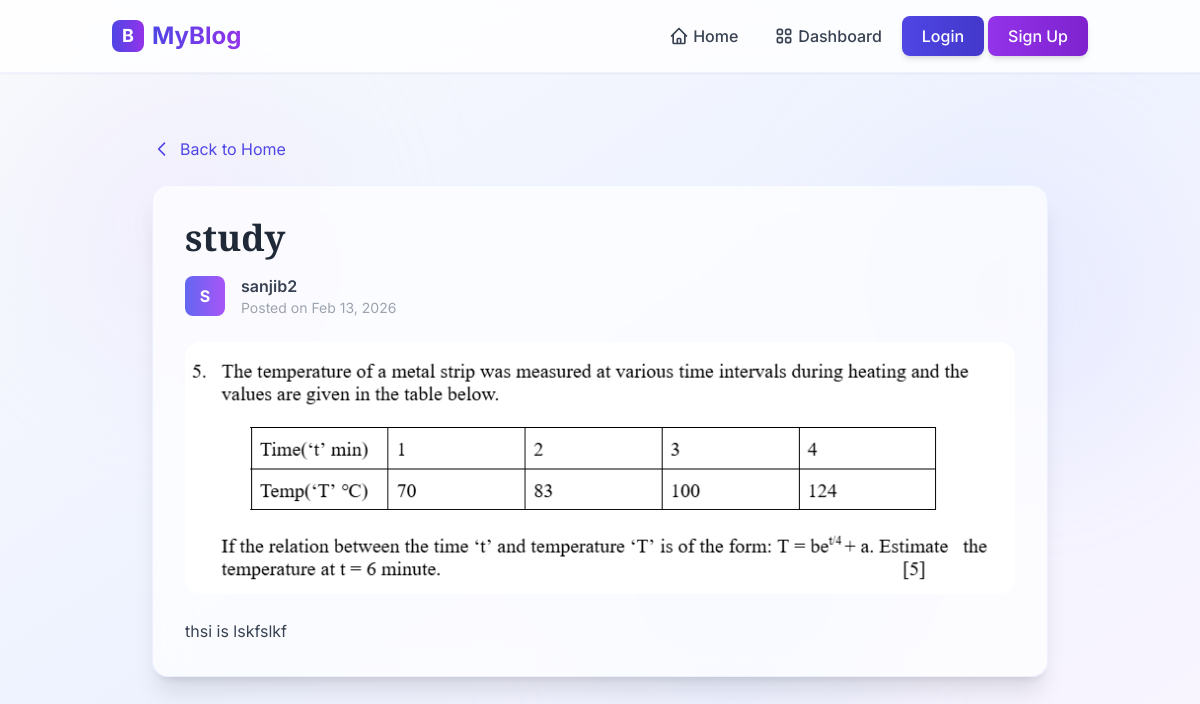
The app's page /post_detail/3/, older data.
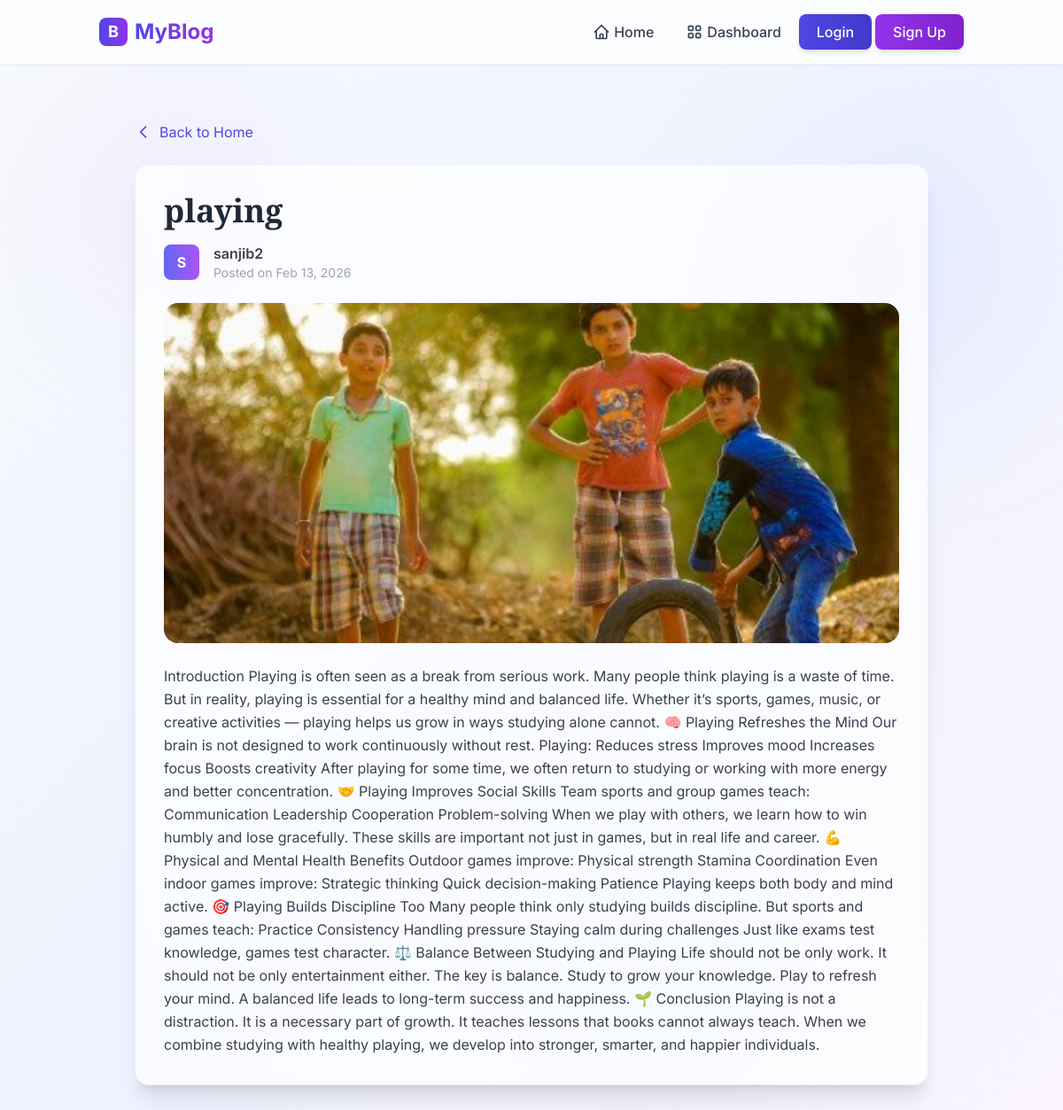
The same page, newer data.
### posts/models.py (models this page shows, shortened)
class Post(models.Model):
    author=models.ForeignKey(User,on_delete=models.CASCADE,null=True,blank=True)
    title=models.CharField(max_length=200)
    content=models.TextField()
    image=models.ImageField(upload_to='post_images/',null=True,blank=True)
    is_deleted=models.BooleanField(default=False)
    created_at=models.DateTimeField(auto_now_add=True)

### posts/views.py (the view)
# urls.py: path('post_detail/<int:id>/',views.post_detail,name='post_detail'),
def post_detail(request,id):
    post=get_object_or_404(Post,id=id,is_deleted=False)
    context={
        'post':post
    }
    return render(request,'posts/post_detail.html',context=context)

### templates/posts/post_detail.html (shortened to what this page needs)
{% extends "posts/base.html" %}
{% block child_block %}
{%if not user.is_authenticated %}
<div class="max-w-4xl mx-auto py-8">
    <div class="mb-6">
        <a href="{% url 'home' %}" class="text-indigo-600 hover:underline flex items-center space-x-2">
            <svg xmlns="http://www.w3.org/2000/svg" class="h-5 w-5" fill="none" viewBox="0 0 24 24" stroke="currentColor">
                <path stroke-linecap="round" stroke-linejoin="round" stroke-width="2" d="M15 19l-7-7 7-7" />
            </svg>
            <span>Back to Home</span>
        </a>
    </div>
    {%endif%}
    <div class="bg-white/70 backdrop-blur-lg rounded-2xl shadow-xl p-8 border border-indigo-100/50">
        <h1 class="text-4xl font-bold font-playfair mb-4 text-gray-800">{{ post.title }}</h1>
        <div class="flex items-center space-x-4 mb-6">
            <div class="w-10 h-10 bg-gradient-to-r from-indigo-500 to-purple-500 rounded-lg flex items-center justify-center">
                <span class="text-white font-bold">{{ post.author.username|first|upper }}</span>
            </div>
            <div>
                <p class="text-gray-700 font-semibold">{{ post.author.username }}</p>
                <p class="text-gray-400 text-sm">Posted on {{ post.created_at|date:"M d, Y" }}</p>
            </div>
        </div>
        {% if post.image %}
            <div class="mb-6">
                <img src="{{ post.image.url }}" alt="{{ post.title }}" class="w-full rounded-2xl object-cover max-h-96">
            </div>
        {% endif %}
        <div class="text-gray-700 leading-relaxed space-y-4">
            <p>{{ post.content }}</p>
        </div>
    </div>
</div>
{% endblock %}

Row changes from the older to the newer data that the page shows:
changed Post "sanjib2": title "study" → "playing"; image: a different picture; content "thsi is lskfslkf" → "Introduction Playing is often seen as a break from serious work. Many people think playing is a waste of time. But in reality, playing is essential for a healthy mind and balanced life. Whether it’s sports, games, music, or creative activities — playing helps us grow in ways studying alone cannot. 🧠 Playing Refreshes the Mind Our brain is not designed to work continuously without rest. Playing: Reduces stress Improves mood Increases focus Boosts creativity After playing for some time, we often return to studying or working with more energy and better concentration. 🤝 Playing Improves Social Skills Team sports and group games teach: Communication Leadership Cooperation Problem-solving When…"
